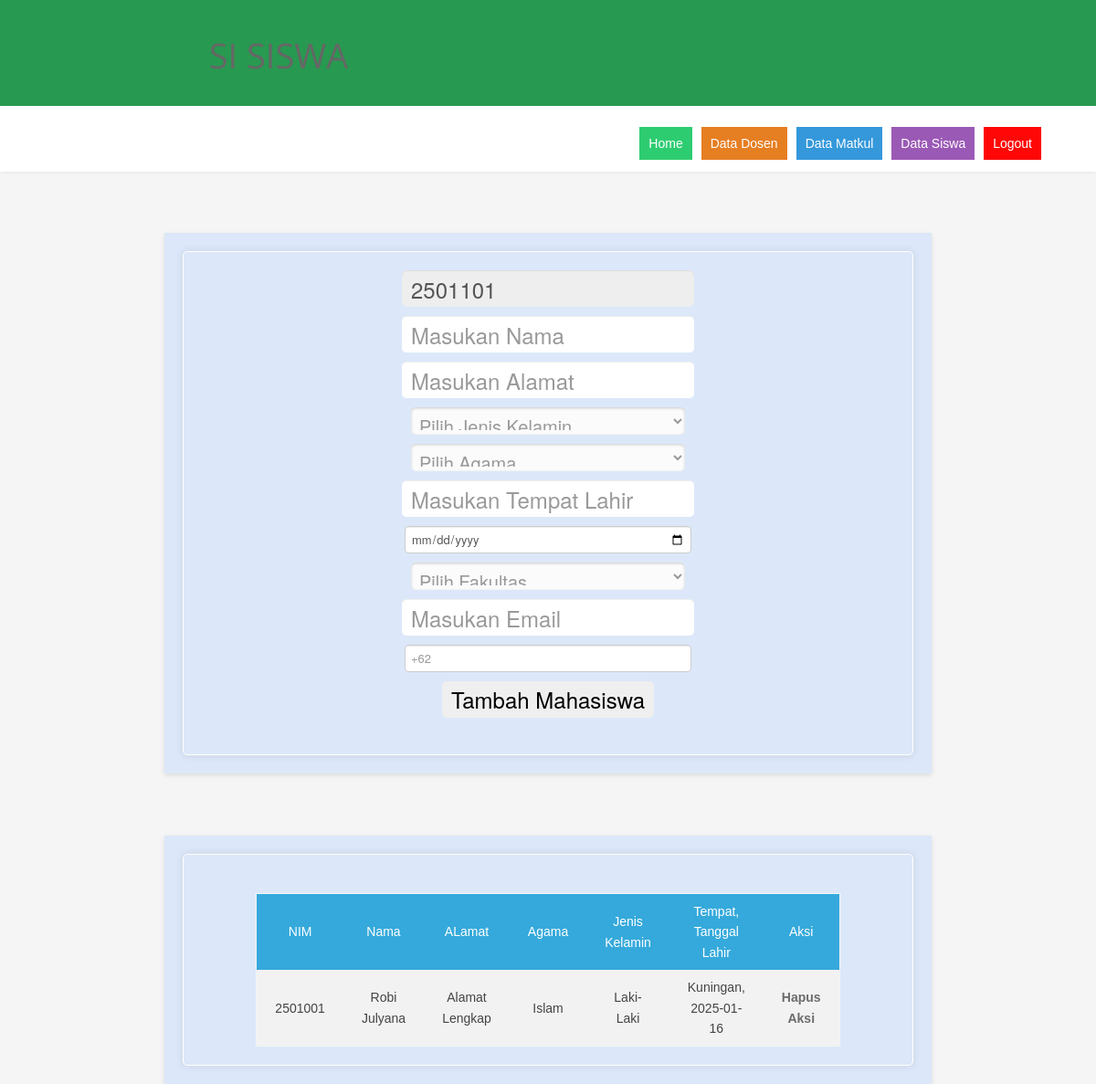
/Admin/siswa/index.php (signed in), run on the app's committed database.
### tables this page shows
CREATE TABLE `siswa`  (
  `nim` varchar(11) NOT NULL,
  `nama` varchar(50) NOT NULL,
  `alamat` text NOT NULL,
  `jk` varchar(11) NOT NULL,
  `agama` varchar(50) NOT NULL,
  `lahir` varchar(50) NOT NULL,
  `tgl_lahir` date NOT NULL,
  `fakultas` enum('FTK','FTB') NULL DEFAULT NULL,
  PRIMARY KEY (`nim`) USING BTREE,
  CONSTRAINT `siswa1` FOREIGN KEY (`nim`) REFERENCES `users` (`username`) ON DELETE CASCADE ON UPDATE CASCADE
);

### Admin/siswa/index.php (the view, shortened to what this page needs)
<?php
include '../config.php';
include_once('../layout/title.php');
include_once('../layout/header.php');
?>
    <head>
        <link rel="stylesheet" type="text/css" href="../../style.css">
</head>
<body>
    <br>
    <br>
    <br>
    <div class="box">
        <div class="calculator">
            <form method="post" action="proses.php">
            <?php
            $query = mysqli_query($mysqli, "SELECT max(nim) as kodeTerbesar FROM siswa");
            $data = mysqli_fetch_array($query);
            $kodeSiswa = $data['kodeTerbesar'];
            $urutan = (int) substr($kodeSiswa, 3, 3);
            $urutan++;
            $waktu = date('ym');
            $kodeSiswa = $waktu . sprintf("%03s", $urutan);
            ?>
                <input type="text" name="nim" value="<?php echo $kodeSiswa ?>" required readonly>
                <input type="text" name="nama" placeholder="Masukan Nama" required>
                <input type="text" name="alamat" placeholder="Masukan Alamat" required>
                <select name="jk" required>
                    <option value="">Pilih Jenis Kelamin</option>
                </select>
                <select name="agama" required>
                    <option value="">Pilih Agama</option>
                </select>
                <input type="text" name="lahir" placeholder="Masukan Tempat Lahir" required>
                <center><input type="date" name="tgl_lahir" required> </center>
				<select name="fakultas" required>
                    <option value="">Pilih Fakultas</option>
                </select>
                <input type="text" name="email" placeholder="Masukan Email" required>
                <center><input type="number" name="hp" placeholder="+62" required></center>
				<input type="submit" value="Tambah Mahasiswa">
            </form>
        </div>
    </div>
    <br>
    <br>
    <br>
    <div class="box">
        <div class="calculator">
        <br>
        <table class="table1">
            <tr>
                <th>NIM</th>
                <th>Nama</th>
                <th>ALamat</th>
                <th>Agama</th>
                <th>Jenis Kelamin</th>
                <th>Tempat, Tanggal Lahir</th>
                <th>Aksi</th>
            </tr>
            <?php
                $query = "SELECT * FROM siswa";
                if ($result = $mysqli->query($query)) {
                    while ($row = $result->fetch_assoc()) {
                        $field1name = $row["nim"];
                        $field2name = $row["nama"];
                        $field3name = $row["alamat"];
                        $field4name = $row["jk"];
                        $field5name = $row["tgl_lahir"];
                        $field6name = $row["agama"];
                        $field7name = $row["lahir"];
                        echo '<tr>
                                <td>'.$field1name.'</td>
                                <td>'.$field2name.'</td>
                                <td>'.$field3name.'</td>
                                <td>'.$field6name.'</td>
                                <td>'.$field4name.'</td>
                                <td>'.$field7name.', '.$field5name.'</td>
                                <td><a href="hapus.php?id='.$field1name.'">Hapus</a><br>
                                    <a href="aksi.php?id='.$field1name.'">Aksi</a></td>
                             </tr>';
                    }
                }
            ?>
        </table>
        </div>
    </div>
</body>
</html>

### css/style.css (style rules this page uses)
body { font-family: 'Open Sans', sans-serif; font-size: 14px; font-weight: 400; line-height: 1.6em; color: #656565; }
a { color: #4b5056; }
.box { width: 100%; }
.box a { text-decoration: none; font-weight: 700; }

### style.css (style rules this page uses)
body { font-family: Arial, sans-serif; background-color: #f5f5f5; margin: 0; padding: 0; }
a { color: #6d6a6a; line-height: 1.5; }
.box { max-width: 800px; margin: 0 auto; padding: 20px; background-color: #dce8f9; box-shadow: 0 2px 5px rgba(0, 0, 0, 0.1); }
.calculator { max-width: 800px; margin: 0 auto; padding: 20px; border: 1px solid #ffffff; border-radius: 5px; background-color: #dce8f9; box-shadow: 0px 0px 10px rgba(0, 0, 0, 0.1); }
.calculator input[type="text"] { width: 300px; font-size: 24px; padding: 10px; margin-bottom: 10px; border: none; border-radius: 5px; display: block; margin-left: auto; margin-right: auto; }
select { width: 300px; font-size: 20px; padding: 5px; margin-bottom: 10px; border: none; border-radius: 5px; display: block; margin-left: auto; margin-right: auto; }
input { width: 300px; font-size: 24px; padding: 10px; margin-bottom: 10px; border: none; border-radius: 5px; display: block; margin-left: auto; margin-right: auto; }
.table1 { font-family: sans-serif; color: #444; border-collapse: collapse; width: 50%; border: 1px solid #f2f5f7; }
.table1 tr th { background: #35A9DB; color: #fff; font-weight: normal; }
.table1, th, td { padding: 8px 20px; text-align: center; }
.table1 tr:nth-child(even) { background-color: #f2f2f2; }

### css/overwrite.css (style rules this page uses)
select { font-size: 13px; line-height: 20px; background:#fbfbfb; border-color: #919191 #919191 #b3b3b3; color: #999999; -webkit-box-shadow: inset 0 1px 3px #cacaca; -moz-box-shadow: inset 0 1px 3px #cacaca; box-shadow: inset 0 1px 3px #cacaca; -webkit-border-radius: 2px; -moz-border-radius: 2px; border-radius: 2px; }
select, textarea, input[type="text"], input[type="password"], input[type="datetime"], input[type="datetime-local"], input[type="date"], input[type="month"], input[type="time"], input[type="week"], input[type="number"], input[type="email"], input[type="url"], input[type="search"], input[type="tel"], input[type="color"], .uneditable-input { font-size: 13px; }

### Admin/siswa/index.php (style rules this page uses)
.table1 { font-family: sans-serif; color: #444; border-collapse: collapse; width: 50%; border: 1px solid #f2f5f7; margin-left: auto; margin-right: auto; }
.table1 tr th { background: #35A9DB; color: #fff; font-weight: normal; }
.table1, th, td { padding: 8px 20px; text-align: center; }
.table1 tr:nth-child(even) { background-color: #f2f2f2; }

### data on the page
siswa: nim "2501001", nama "Robi Julyana", alamat "Alamat Lengkap", agama "Islam", jk "Laki-Laki", lahir "Kuningan", tgl_lahir "2025-01-16"
